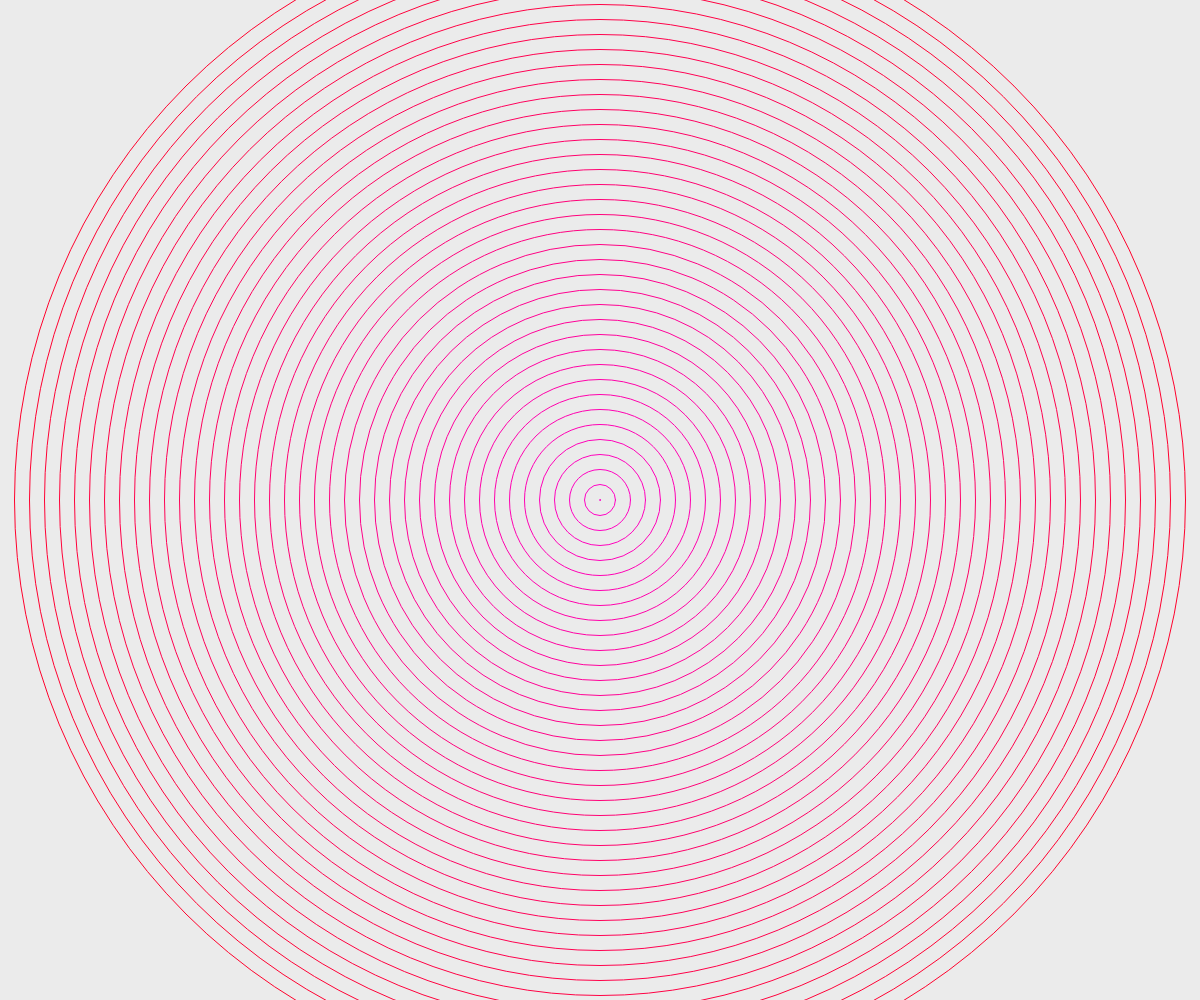
Frame 1 (no input)
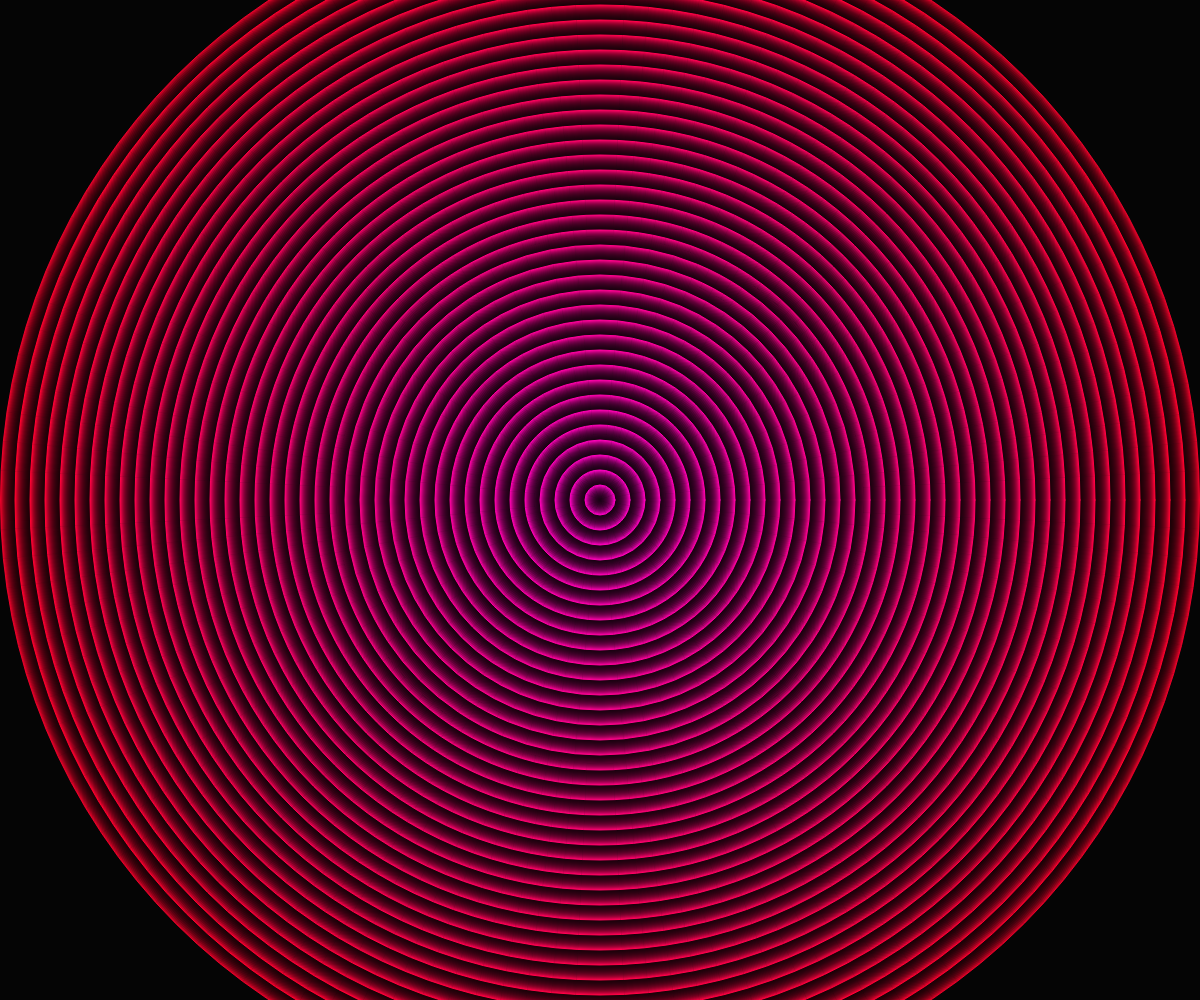
Frame 60 (no input)
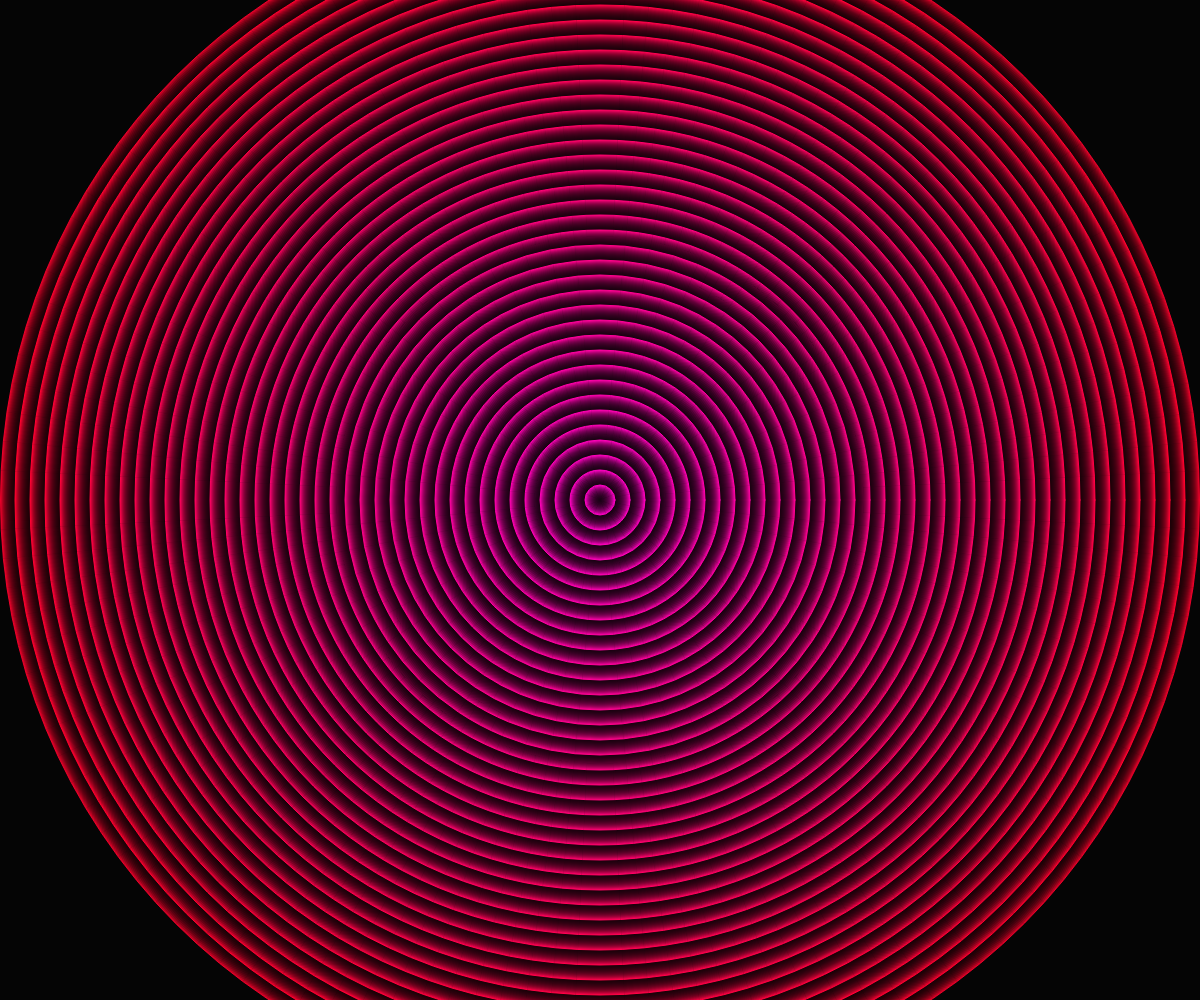
Frame 120 (the mouse pressed at the canvas centre since frame 60)

The p5.js sketch that drew these frames (run headless with seeded random() and noise() and a simulated clock; from frame 60 on, the mouse is pressed at the canvas centre):

// p5.js sketch
// ── sketch.js
function setup(){createCanvas(windowWidth,windowHeight);}
function draw(){
  background(0,20);
  translate(width/2,height/2);
  noFill();
  for(let i=0;i<40;i++){
    stroke(255,0,200-i*4);
    ellipse(0,0,i*30+frameCount%30);
  }
}
